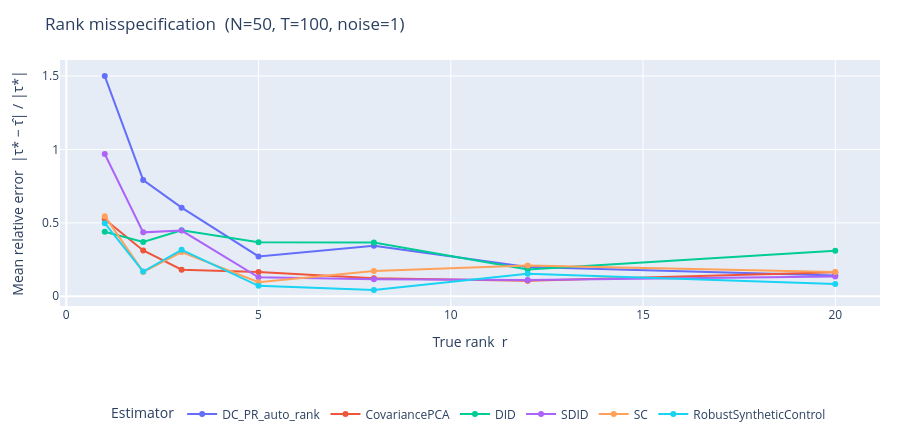

Source (notebook cell):
### Code cell
agg_rank = df_rank.groupby(["rank", "method"])["error"].mean().reset_index()

fig = px.line(
    agg_rank, x="rank", y="error", color="method",
    markers=True,
    category_orders={"method": FAST_METHODS},
    labels={"rank": "True rank  r", "error": RERR_LABEL, "method": "Estimator"},
    title="Rank misspecification  (N=50, T=100, noise=1)",
)
fig.update_layout(
    height=440,
    margin=dict(l=60, r=20, t=60, b=110),
    legend=dict(orientation="h", y=-0.38, x=0.5, xanchor="center", title="Estimator"),
)
fig.show()

### Figure 1 — Plotly figure (JSON) as saved in the notebook; plotly's stock layout.template omitted (floating-point values rounded to 4 significant figures)
{"data": [{"hovertemplate": "Estimator=DC_PR_auto_rank<br>True rank  r=%{x}<br>Mean relative error  |τ* − τ̂| / |τ*|=%{y}<extra></extra>", "legendgroup": "DC_PR_auto_rank", "line": {"color": "#636efa", "dash": "solid"}, "marker": {"symbol": "circle"}, "mode": "lines+markers", "name": "DC_PR_auto_rank", "orientation": "v", "showlegend": true, "type": "scatter", "x": [1, 2, 3, 5, 8, 12, 20], "xaxis": "x", "y": [1.5, 0.7912, 0.6036, 0.2717, 0.3448, 0.1996, 0.1415], "yaxis": "y"}, {"hovertemplate": "Estimator=CovariancePCA<br>True rank  r=%{x}<br>Mean relative error  |τ* − τ̂| / |τ*|=%{y}<extra></extra>", "legendgroup": "CovariancePCA", "line": {"color": "#EF553B", "dash": "solid"}, "marker": {"symbol": "circle"}, "mode": "lines+markers", "name": "CovariancePCA", "orientation": "v", "showlegend": true, "type": "scatter", "x": [1, 2, 3, 5, 8, 12, 20], "xaxis": "x", "y": [0.5243, 0.3121, 0.1812, 0.1659, 0.123, 0.1056, 0.164], "yaxis": "y"}, {"hovertemplate": "Estimator=DID<br>True rank  r=%{x}<br>Mean relative error  |τ* − τ̂| / |τ*|=%{y}<extra></extra>", "legendgroup": "DID", "line": {"color": "#00cc96", "dash": "solid"}, "marker": {"symbol": "circle"}, "mode": "lines+markers", "name": "DID", "orientation": "v", "showlegend": true, "type": "scatter", "x": [1, 2, 3, 5, 8, 12, 20], "xaxis": "x", "y": [0.4395, 0.3704, 0.4491, 0.3678, 0.3667, 0.1818, 0.3109], "yaxis": "y"}, {"hovertemplate": "Estimator=SDID<br>True rank  r=%{x}<br>Mean relative error  |τ* − τ̂| / |τ*|=%{y}<extra></extra>", "legendgroup": "SDID", "line": {"color": "#ab63fa", "dash": "solid"}, "marker": {"symbol": "circle"}, "mode": "lines+markers", "name": "SDID", "orientation": "v", "showlegend": true, "type": "scatter", "x": [1, 2, 3, 5, 8, 12, 20], "xaxis": "x", "y": [0.9692, 0.4353, 0.4475, 0.1289, 0.116, 0.1105, 0.1341], "yaxis": "y"}, {"hovertemplate": "Estimator=SC<br>True rank  r=%{x}<br>Mean relative error  |τ* − τ̂| / |τ*|=%{y}<extra></extra>", "legendgroup": "SC", "line": {"color": "#FFA15A", "dash": "solid"}, "marker": {"symbol": "circle"}, "mode": "lines+markers", "name": "SC", "orientation": "v", "showlegend": true, "type": "scatter", "x": [1, 2, 3, 5, 8, 12, 20], "xaxis": "x", "y": [0.5456, 0.1661, 0.3016, 0.09635, 0.1727, 0.209, 0.1654], "yaxis": "y"}, {"hovertemplate": "Estimator=RobustSyntheticControl<br>True rank  r=%{x}<br>Mean relative error  |τ* − τ̂| / |τ*|=%{y}<extra></extra>", "legendgroup": "RobustSyntheticControl", "line": {"color": "#19d3f3", "dash": "solid"}, "marker": {"symbol": "circle"}, "mode": "lines+markers", "name": "RobustSyntheticControl", "orientation": "v", "showlegend": true, "type": "scatter", "x": [1, 2, 3, 5, 8, 12, 20], "xaxis": "x", "y": [0.4975, 0.1686, 0.3164, 0.07123, 0.04315, 0.1541, 0.08441], "yaxis": "y"}], "layout": {"height": 440, "legend": {"orientation": "h", "title": {"text": "Estimator"}, "tracegroupgap": 0, "x": 0.5, "xanchor": "center", "y": -0.38}, "margin": {"b": 110, "l": 60, "r": 20, "t": 60}, "title": {"text": "Rank misspecification  (N=50, T=100, noise=1)"}, "xaxis": {"anchor": "y", "domain": [0, 1], "title": {"text": "True rank  r"}}, "yaxis": {"anchor": "x", "domain": [0, 1], "title": {"text": "Mean relative error  |τ* − τ̂| / |τ*|"}}}}
